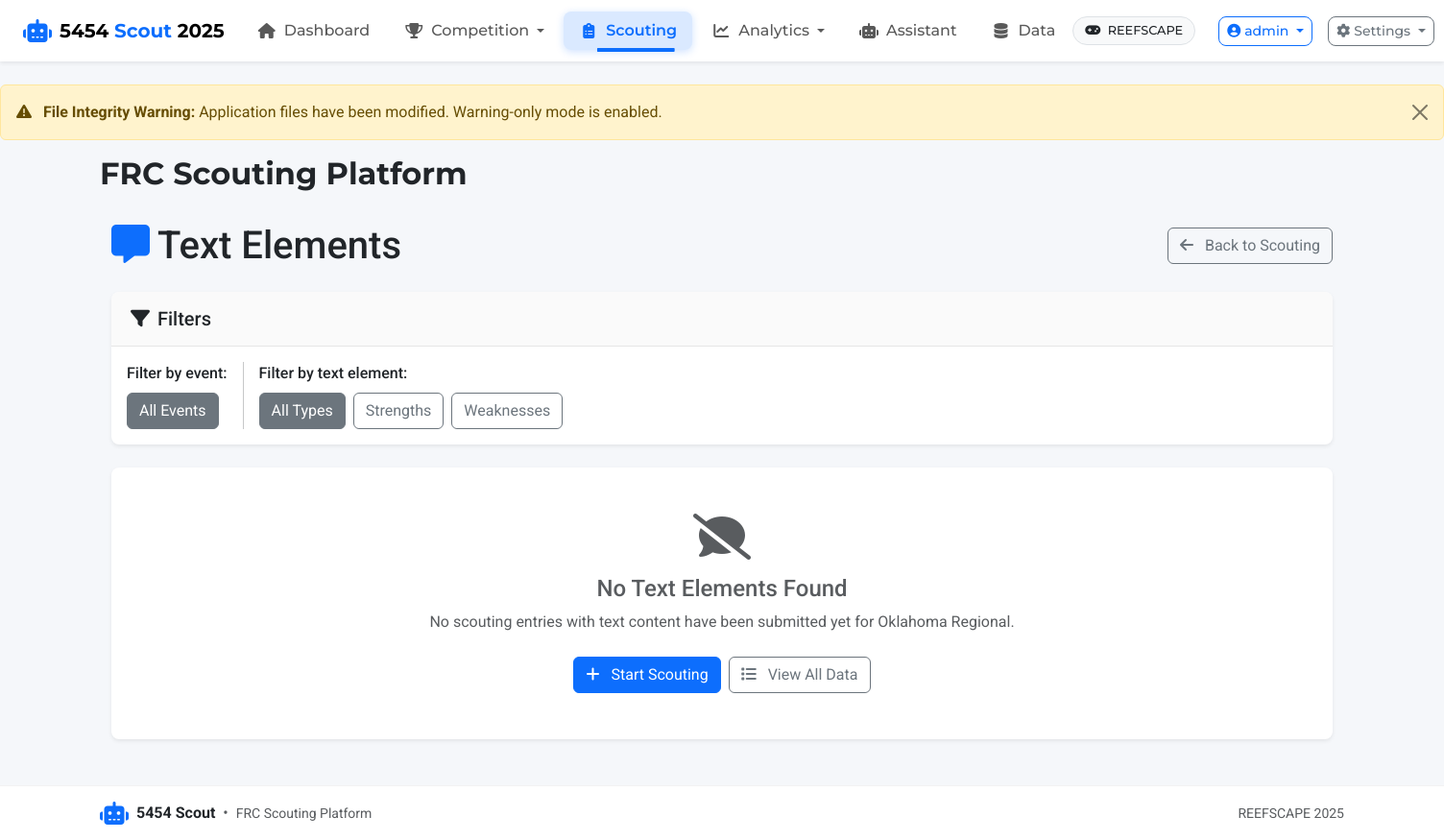
The app's page /scouting/text-elements (signed in), older data.
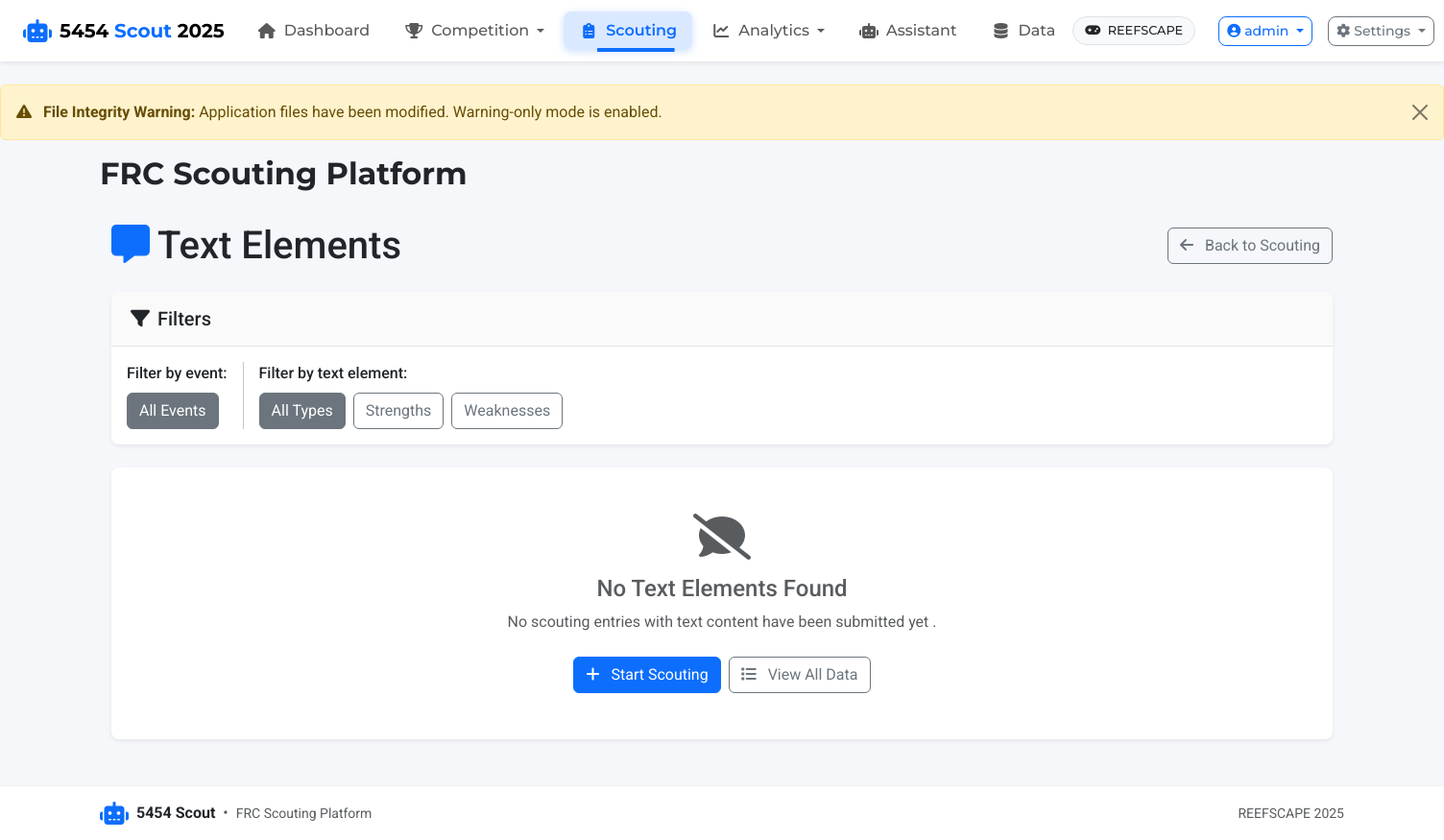
The same page, newer data.
### app/models.py (models this page shows, shortened)
class Event(db.Model):
    id = db.Column(db.Integer, primary_key=True)
    name = db.Column(db.String(100), nullable=False)
    code = db.Column(db.String(20), unique=True)  # Event code like "CALA" or "NYRO"
    location = db.Column(db.String(100))
    start_date = db.Column(db.Date)
    end_date = db.Column(db.Date)
    year = db.Column(db.Integer, nullable=False)
    matches = db.relationship('Match', backref='event', lazy=True)

### app/routes/scouting.py (the view, shortened to what this page needs)
@bp.route('/text-elements')
@login_required
def view_text_elements():
    game_config = current_app.config['GAME_CONFIG']
    current_event_code = game_config.get('current_event_code')
    current_event = None
    if current_event_code:
        current_event = Event.query.filter_by(code=current_event_code).first()
    text_elements = game_config.get('post_match', {}).get('text_elements', [])
    if not text_elements:
        flash('No text elements are configured in the game configuration.', 'info')
        return redirect(url_for('scouting.index'))
    query = (ScoutingData.query
             .join(Match)
             .join(Event)
             .join(Team)
             .order_by(ScoutingData.timestamp.desc()))
    if current_event:
        query = query.filter(Event.id == current_event.id)
    all_scouting_data = query.all()
    scouting_entries_with_text = []
    events = (Event.query
             .join(Match)
             .join(ScoutingData)
             .distinct()
             .order_by(Event.name)
             .all())
    return render_template('scouting/text_elements.html',
                         scouting_entries=scouting_entries_with_text,
                         text_elements=text_elements,
                         events=events,
                         current_event=current_event,
                         game_config=game_config)

### app/models.py (called while the page is built)
    def has_role(self, role_name):
        return any(role.name == role_name for role in self.roles)

### app/routes/auth.py (called while the page is built)
@bp.app_context_processor
def inject_auth_vars():
    return {
        'current_user': current_user,
        'user_has_role': lambda role: current_user.is_authenticated and current_user.has_role(role)
    }

### run.py (called while the page is built)
@app.before_request
def check_first_run():
    if not User.query.first() and request.path != '/auth/login':
        flash('Database is being initialized. Please wait...', 'info')
        return redirect(url_for('auth.login'))

### app/templates/scouting/text_elements.html (shortened to what the changed rows need)
{% extends "base.html" %}
{% block content %}
<div class="container">
    <div class="d-flex justify-content-between align-items-center mb-4">
        <h1 class="mb-0">
            <i class="fas fa-comment-alt text-primary me-2"></i>Text Elements
        </h1>
    </div>
    {% if scouting_entries %}
    <div class="card">
        <div class="card-header bg-primary text-white">
            <h5 class="mb-0">
                <i class="fas fa-list me-2"></i>Text Elements Submitted
                {% if current_event %}
                <span class="badge bg-light text-primary ms-2">{{ current_event.code }}</span>
                {% endif %}
            </h5>
        </div>
        <div class="card-body p-0">
            <div class="table-responsive">
                <table class="table table-hover mb-0">
                    <thead class="table-light">
                        <tr>
                            <th width="120">Team</th>
                            <th width="150">Match</th>
                            <th width="120">Alliance</th>
                            <th width="150">Scout</th>
                            <th width="140">Timestamp</th>
                            <th>Text Content</th>
                            <th width="100">Actions</th>
                        </tr>
                    </thead>
                    <tbody id="text-entries-tbody">
                        {% for item in scouting_entries %}
                        {% set entry = item.entry %}
                        {% set text_data = item.text_data %}
                        <tr class="text-entry-row" data-event-code="{{ entry.match.event.code }}">
                            <td>
                                <a href="{{ url_for('teams.view', team_number=entry.team.team_number) }}" class="text-decoration-none">
                                    <strong>{{ entry.team.team_number }}</strong>
                                </a>
                            </td>
                            <td>
                                <span class="badge bg-secondary small">{{ entry.match.event.code }}</span><br>
                                <span class="badge {% if entry.match.match_type == 'Qualification' %}bg-primary{% elif entry.match.match_type == 'Playoff' %}bg-danger{% elif entry.match.match_type == 'Practice' %}bg-success{% else %}bg-secondary{% endif %} small">
                                    {{ entry.match.match_type }}
                                </span>
                                <span class="text-muted small">{{ entry.match.match_number }}</span>
                            </td>
                            <td>
                                <span class="badge {% if entry.alliance == 'red' %}bg-danger{% elif entry.alliance == 'blue' %}bg-primary{% else %}bg-secondary{% endif %}">
                                    {{ entry.alliance.title() }}
                                </span>
                            </td>
                            <td class="small">
                                {{ entry.scout_name or 'Unknown' }}
                            </td>
                            <td class="small text-muted">
                                {{ entry.timestamp.strftime('%m/%d/%Y %H:%M') }}
                            </td>
                            <td>
                                <div class="text-content-container">
                                    {% for element in text_elements %}
                                        {% set element_id = element.id %}
                                        {% if text_data.get(element_id) %}
                                        <div class="text-element-entry mb-2" data-element-id="{{ element_id }}">
                                            <div class="d-flex align-items-start">
                                                <span class="badge bg-info me-2 flex-shrink-0">{{ element.name }}</span>
                                                <div class="text-content">
                                                    {% if element.multiline %}
                                                        <div class="text-content-preview" style="max-height: 4em; overflow: hidden; text-overflow: ellipsis;">
                                                            {{ text_data[element_id]|truncate(200) }}
                                                        </div>
                                                        {% if text_data[element_id]|length > 200 %}
                                                        <button class="btn btn-link btn-sm p-0 expand-text" data-bs-toggle="modal" data-bs-target="#textModal{{ entry.id }}_{{ element_id }}">
                                                            <small>Read more...</small>
                                                        </button>
                                                        {% endif %}
                                                    {% else %}
                                                        <span class="text-content-single">{{ text_data[element_id] }}</span>
                                                    {% endif %}
                                                </div>
                                            </div>
                                        </div>
                                        {% if element.multiline and text_data[element_id]|length > 200 %}
                                        <div class="modal fade" id="textModal{{ entry.id }}_{{ element_id }}" tabindex="-1" aria-hidden="true">
                                            <div class="modal-dialog modal-lg">
                                                <div class="modal-content">
                                                    <div class="modal-header">
                                                        <h5 class="modal-title">
                                                            <i class="fas fa-comment-alt me-2"></i>{{ element.name }}
                                                            <span class="text-muted ms-2">- Team {{ entry.team.team_number }}</span>
                                                        </h5>
                                                        <button type="button" class="btn-close" data-bs-dismiss="modal" aria-label="Close"></button>
                                                    </div>
                                                    <div class="modal-body">
                                                        <div class="alert alert-info">
                                                            <div class="row">
                                                                <div class="col-md-6">
                                                                    <strong>Team:</strong> {{ entry.team.team_number }} - {{ entry.team.team_name }}<br>
                                                                    <strong>Match:</strong> {{ entry.match.match_type }} {{ entry.match.match_number }}
                                                                </div>
                                                                <div class="col-md-6">
                                                                    <strong>Scout:</strong> {{ entry.scout_name or 'Unknown' }}<br>
                                                                    <strong>Time:</strong> {{ entry.timestamp.strftime('%m/%d/%Y %H:%M') }}
                                                                </div>
                                                            </div>
                                                        </div>
                                                        <div class="text-content-full">
                                                            <pre class="bg-light p-3 rounded">{{ text_data[element_id] }}</pre>
                                                        </div>
                                                    </div>
                                                    <div class="modal-footer">
                                                        <button type="button" class="btn btn-secondary" data-bs-dismiss="modal">Close</button>
                                                        <a href="{{ url_for('scouting.view_data', id=entry.id) }}" class="btn btn-primary">
                                                            <i class="fas fa-eye me-2"></i>View Full Entry
                                                        </a>
                                                    </div>
                                                </div>
                                            </div>
                                        </div>
                                        {% endif %}
                                        {% endif %}
                                    {% endfor %}
                                </div>
                            </td>
                            <td>
                                <div class="btn-group-vertical btn-group-sm" role="group">
                                    <a href="{{ url_for('scouting.view_data', id=entry.id) }}"
                                       class="btn btn-outline-primary btn-sm" title="View Full Entry">
                                        <i class="fas fa-eye"></i>
                                    </a>
                                    <a href="{{ url_for('scouting.scouting_form', team_id=entry.team_id, match_id=entry.match_id) }}"
                                       class="btn btn-outline-warning btn-sm" title="Edit Entry">
                                        <i class="fas fa-edit"></i>
                                    </a>
                                </div>
                            </td>
                        </tr>
                        {% endfor %}
                    </tbody>
                </table>
            </div>
        </div>
        <div class="card-footer bg-light">
            <div class="d-flex justify-content-between align-items-center">
                <span id="entries-count">Total entries: {{ scouting_entries|length }}</span>
                <div class="btn-group" role="group">
                    <a href="{{ url_for('data.export_excel') }}" class="btn btn-success btn-sm">
                        <i class="fas fa-file-excel me-2"></i> Export to Excel
                    </a>
                    <a href="{{ url_for('scouting.list_data') }}" class="btn btn-outline-primary btn-sm">
                        <i class="fas fa-list me-2"></i> All Scouting Data
                    </a>
                </div>
            </div>
        </div>
    </div>
    {% else %}
    <div class="card">
        <div class="card-body text-center py-5">
            <i class="fas fa-comment-slash fa-3x text-muted mb-3"></i>
            <h4 class="text-muted">No Text Elements Found</h4>
            <p class="text-muted mb-4">
                No scouting entries with text content have been submitted yet
                {% if current_event %}for {{ current_event.name }}{% endif %}.
            </p>
            <div class="d-grid gap-2 d-md-flex justify-content-md-center">
                <a href="{{ url_for('scouting.scouting_form') }}" class="btn btn-primary">
                </a>
                <a href="{{ url_for('scouting.list_data') }}" class="btn btn-outline-secondary">
                </a>
            </div>
        </div>
    </div>
    {% endif %}
</div>
{% endblock %}

Row changes from the older to the newer data that the page shows:
removed Event: name "Oklahoma Regional"
Text that changed along with them:
text no longer shown: "for"
